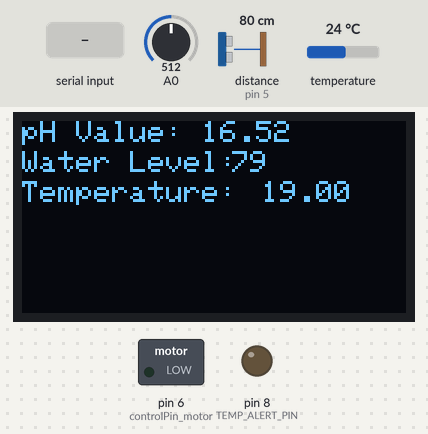
Recording of a sketch running on a simulated Arduino Uno, built with avr-gcc and run on an emulated ATmega328P. Shown: 128×64 one-colour display, switched loads named in the sketch (green lamp = pin HIGH), output pins drawn as LEDs (lit = HIGH). Wiring (inferred from the names in the program): ultrasonic range finder: trigger pin 7; echo pin 5. Inputs (shaded band) come from the test bench; at power-on: temperature 24 °C, distance to the obstacle (sensor on pin 5) 80 cm, A0 = 512. The echo pulse lasts 58.3 µs per cm; the modem accepts every AT command (registered, SIM ready, sends succeed) and sends nothing else; pins used as bus, display or sensor lines are not drawn; what the sketch prints to the serial monitor is not drawn.

Above: at 7.3 s.
7.4 s: temperature set to 20.3 °C
At 10.5 s:
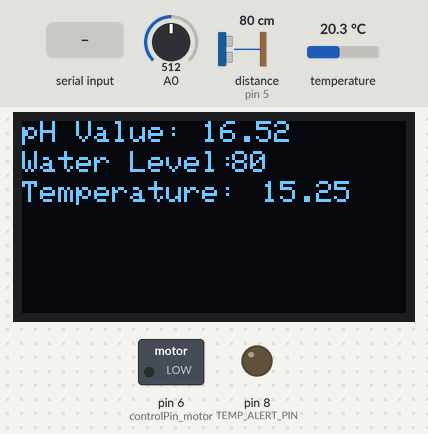
13.4 s: temperature set to 19.4 °C
At 15.7 s:
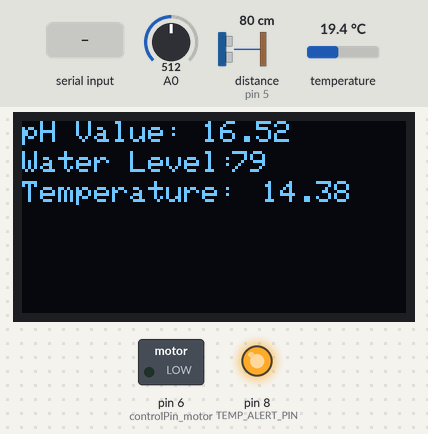
16.0 s: "m" received over the second serial link
At 18.0 s:
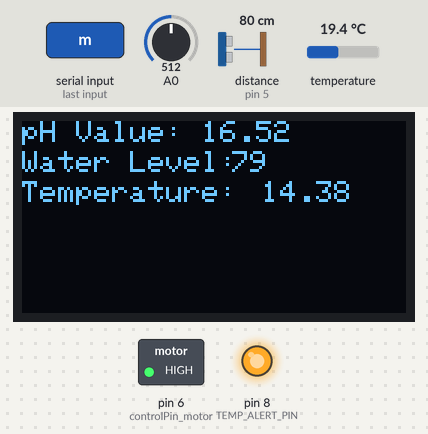
18.6 s: temperature set to 28 °C
At 20.1 s:
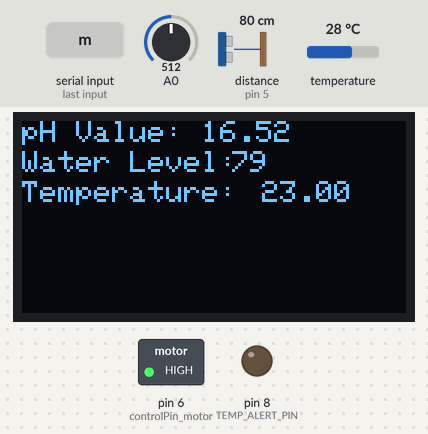
21.2 s: distance to the obstacle (sensor on pin 5) set to 2 cm
At 23.2 s:
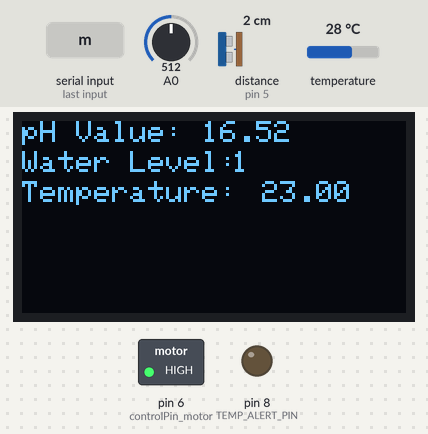
23.8 s: A0 set to 716
At 26.3 s:
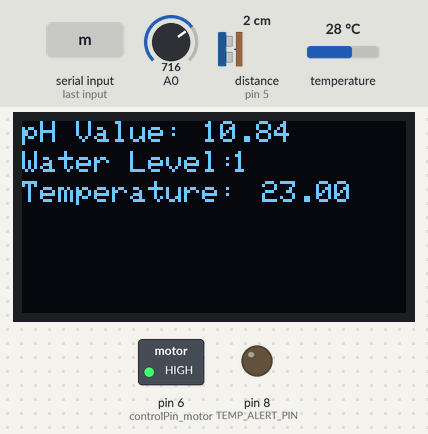
Timing chart, 0 to 27.4 s (numbered marks = the images above; inputs shaded):
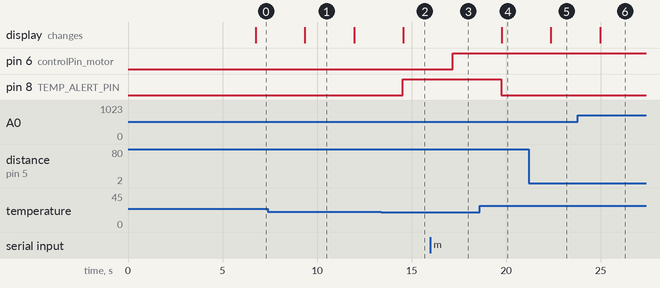

The sketch:

sen_gsm.ino
```cpp
#include <Wire.h>
#include <Adafruit_SSD1306.h>
#include <OneWire.h>
#include <DallasTemperature.h>
#include "SoftwareSerial.h"
#define OLED_RESET 4
Adafruit_SSD1306 display(OLED_RESET);
#define TRIG_PIN 7
#define ECHO_PIN 5
#define ONE_WIRE_BUS 2
#define TEMP_ALERT_PIN 8

float calibration_value = 30.77;
int phval = 0;
unsigned long int avgval;
int buffer_arr[10], temp;
OneWire oneWire(ONE_WIRE_BUS);
DallasTemperature sensors(&oneWire);

SoftwareSerial mySerial(9, 10);  // SoftwareSerial instance for SIM800L module
String cmd = "";
const int controlPin_motor = 6;  // Digital pin 6 for control


void setup() {
  pinMode(TRIG_PIN, OUTPUT);
  pinMode(ECHO_PIN, INPUT);
  pinMode(TEMP_ALERT_PIN, OUTPUT);
  pinMode(controlPin_motor, OUTPUT);

  sensors.begin();

  Serial.begin(9600);
  mySerial.begin(9600);  // Initialize SoftwareSerial

  display.begin(SSD1306_SWITCHCAPVCC, 0x3C);
  display.clearDisplay();
  display.setTextSize(1);
  display.setTextColor(WHITE);
  display.setCursor(50, 0);
  display.println("EEE");
  display.setCursor(50, 10);
  display.println("4518");
  display.display();
  delay(2000);


// for gsm

  Serial.println("Initializing...");
  delay(1000);
  mySerial.println("AT");  // Sends an ATTENTION command, reply should be OK
  updateSerial();
  mySerial.println("AT+CMGF=1");  // Configuration for sending SMS
  updateSerial();
  mySerial.println("AT+CNMI=1,2,0,0,0");  // Configuration for receiving SMS
  updateSerial();
  mySerial.println("AT+CMGS=\"+8801601313077\"");  // Replace with the destination phone number
  updateSerial();
  mySerial.print("safwanchoduuu");  // Replace with your desired message
  updateSerial();
  mySerial.write(26);  // Send Ctrl+Z to indicate the end of the message
}
void updateSerial() {
  cmd = "";
  while (mySerial.available()) {
    cmd += (char)mySerial.read();
    if (cmd != "") {
      cmd.trim();  // Remove added LF in transmit
    }
  }
  Serial.print(cmd);
  Serial.println("");
  if (cmd != "") {
    char message = cmd.charAt(cmd.length() - 1);
    Serial.println(message);
    if (message == 'm') {
      digitalWrite(controlPin_motor, HIGH);  // Set digital pin 6 to 5V
    } else if (message == 'n') {
      digitalWrite(controlPin_motor, LOW);  // Set digital pin 6 to 0V
    }
  }
  delay(500);

  while (Serial.available()) {
    mySerial.write(Serial.read());  // Forward what Serial received to Software Serial Port
  }

  while (mySerial.available()) {
    Serial.write(mySerial.read());  // Forward what Software Serial received to Serial Port
  }
}


void loop() {
  for (int i = 0; i < 10; i++) {
    buffer_arr[i] = analogRead(A0);
    delay(30);
  }

  for (int i = 0; i < 9; i++) {
    for (int j = i + 1; j < 10; j++) {
      if (buffer_arr[i] > buffer_arr[j]) {
        temp = buffer_arr[i];
        buffer_arr[i] = buffer_arr[j];
        buffer_arr[j] = temp;
      }
    }
  }

  avgval = 0;
  for (int i = 2; i < 8; i++)
    avgval += buffer_arr[i];


  float volt = (float)avgval * 5.0 / 1024 / 6;
  float ph_act = -5.70 * volt + calibration_value;

  long duration, distance;
  digitalWrite(TRIG_PIN, LOW);
  delayMicroseconds(2);
  digitalWrite(TRIG_PIN, HIGH);
  delayMicroseconds(10);
  digitalWrite(TRIG_PIN, LOW);
  duration = pulseIn(ECHO_PIN, HIGH);
  distance = (duration/2) / 29.1;

  sensors.requestTemperatures();
  float tempC = sensors.getTempCByIndex(0) - 5;

  if (tempC < 15) {
    digitalWrite(TEMP_ALERT_PIN, HIGH);
  } else {
    digitalWrite(TEMP_ALERT_PIN, LOW);
  }

  display.clearDisplay();
  display.setCursor(0, 0);
  display.println("pH Value:");
  display.setCursor(60, 0);
  display.println(ph_act);
  display.setCursor(0, 10);
  display.println("Water Level:");
  display.setCursor(70, 10);
  display.println(distance);
  display.setCursor(0, 20);
  display.println("Temperature:");
  display.setCursor(80, 20);
  display.println(tempC);
  display.display();

  updateSerial();  // Check and process SMS commands

  delay(1000);
}
```

Measured:
- the behaviour switches between 20 and 19.9 °C on temperature (found by bisection; images 1 and 2)
- after the input at 7.4 s, the display: changes after 2.0 s (image 1)
- after the input at 13.4 s, pin 8 (TEMP_ALERT_PIN): LOW → HIGH after 1.1 s; the display: changes after 1.2 s (image 2)
- after the input at 16.0 s, pin 6 (controlPin_motor): LOW → HIGH after 1.2 s
- after the input at 18.6 s, pin 8 (TEMP_ALERT_PIN): HIGH → LOW after 1.1 s; the display: changes after 1.2 s (image 4)
- after the input at 21.2 s, the display: changes after 1.2 s (image 5)
- after the input at 23.8 s, the display: changes after 1.2 s (image 6)
